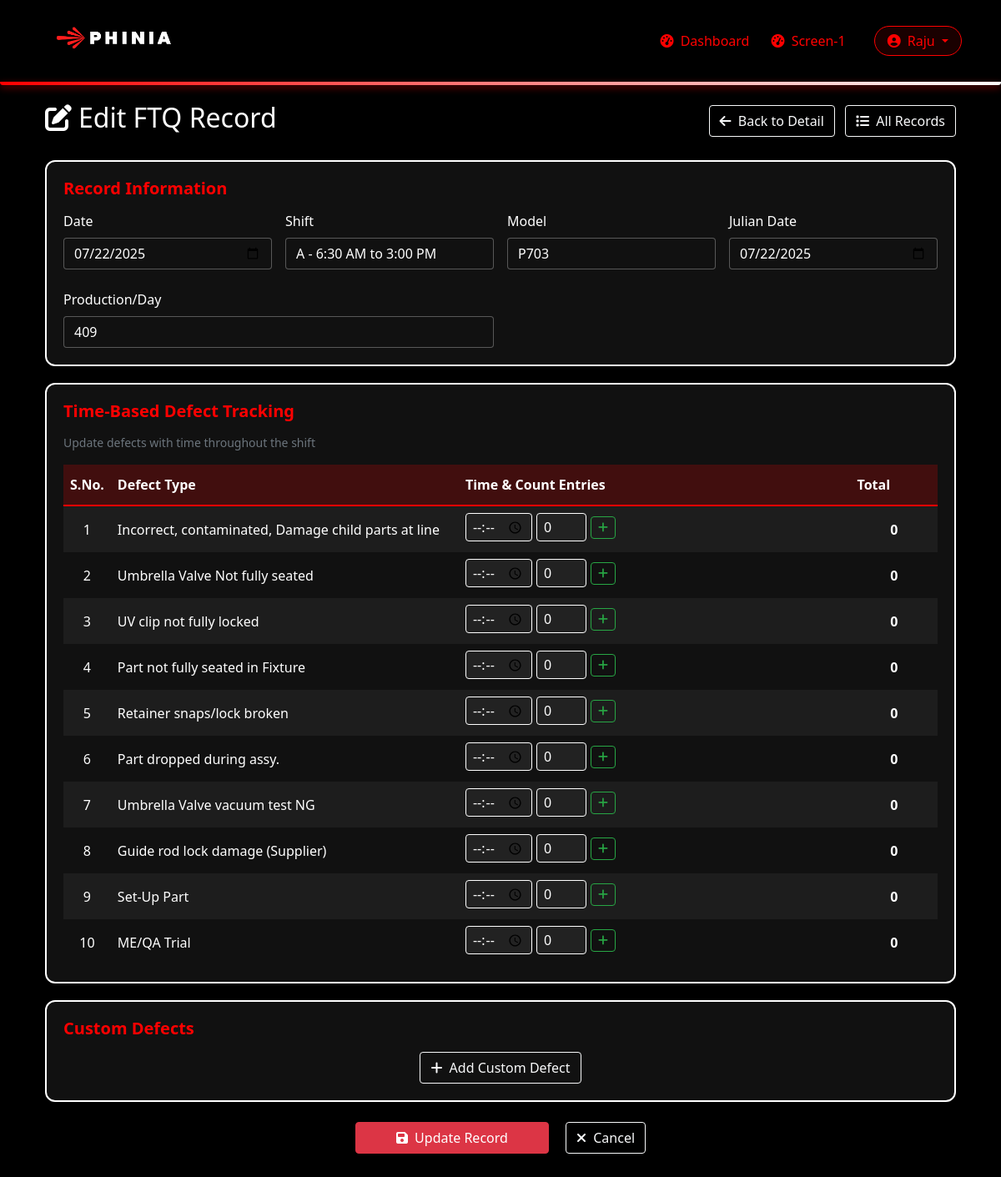
The page /ftq/16/edit/ (signed in) on the database its author committed.
### main/models.py (models this page shows, shortened)
class User(AbstractUser):
    USER_TYPES = (
        ('operator', 'Operator'),
        ('shift_supervisor', 'Shift Supervisor'),
        ('quality_supervisor', 'Quality Supervisor'),
    )
    company_id = models.CharField(max_length=100, blank=True, null=True)
    skill_matrix_level = models.CharField(max_length=200, blank=True, null=True)
    user_type = models.CharField(max_length=20, choices=USER_TYPES)

class FTQRecord(models.Model):
    MODEL_CHOICES = (
        ('P703', 'P703'),
        ('U704', 'U704'),
        ('FD', 'FD'),
        ('SA', 'SA'),
        ('Gnome', 'Gnome'),
    )
    SHIFTS = [
        ('S1', 'S1 - 6:30 AM to 6:30 PM'),
        ('A', 'A - 6:30 AM to 3:00 PM'),
        ('G', 'G - 8:30 AM to 5:00 PM'),
        ('B', 'B - 3:00 PM to 11:30 PM'),
        ('C', 'C - 11:30 PM to 6:30 AM'),
        ('S2', 'S2 - 6:30 PM to 6:30 AM'),
    ]
    verification_status = models.ForeignKey(
        'DailyVerificationStatus',
        on_delete=models.CASCADE,
        related_name='ftq_records',
        null=True,
        blank=True
    )
    date = models.DateField()
    shift_type = models.CharField(max_length=100, choices=SHIFTS, blank=True, null=True)
    model_name = models.CharField(max_length=10, choices=MODEL_CHOICES)
    julian_date = models.DateField(help_text="Date in Julian calendar")
    total_inspected = models.PositiveIntegerField(verbose_name="Production/day")
    created_by = models.ForeignKey(User, on_delete=models.CASCADE, related_name='created_ftq_records')
    verified_by = models.ForeignKey(
        User,
        on_delete=models.CASCADE,
        related_name='verified_ftq_records',
        null=True,
        blank=True,
        verbose_name="Supervisor"
    )
    production_per_shift = models.PositiveIntegerField(
        verbose_name="Production Data/Shift",
        blank=True,
        null=True
    )
    created_at = models.DateTimeField(auto_now_add=True)
    updated_at = models.DateTimeField(auto_now=True)
    class Meta:
        ordering = ['-date', '-created_at']

class DefectType(models.Model):
    name = models.CharField(max_length=100)
    operation_number = models.ForeignKey(
        OperationNumber,  # Reference the class defined above
        on_delete=models.CASCADE,
        related_name='defect_types'
    )
    category = models.ForeignKey(
        DefectCategory,  # Reference the class defined above
        on_delete=models.CASCADE,
        related_name='defect_types'
    )
    description = models.TextField(blank=True, null=True)
    is_critical = models.BooleanField(default=False)
    is_default = models.BooleanField(
        default=False,
        help_text="If true, this defect type will be shown by default"
    )
    order = models.PositiveIntegerField(
        default=0,
        help_text="Order in which to display this defect type"
    )
    class Meta:
        ordering = ['operation_number', 'order', 'name']

### main/views.py (the view, shortened to what this page needs)
# urls.py: path('ftq/<int:pk>/edit/', views.ftq_record_edit, name='ftq_record_edit'),
@login_required
def ftq_record_edit(request, pk):
    ftq_record = get_object_or_404(FTQRecord, pk=pk)
    if not (request.user.user_type in ['shift_supervisor', 'quality_supervisor'] or
            request.user.is_superuser or request.user == ftq_record.created_by):
        messages.error(request, 'You do not have permission to edit this record')
        return redirect('ftq_list')
    time_entries = TimeBasedDefectEntry.objects.filter(
        ftq_record=ftq_record
    ).select_related('defect_type', 'defect_type_custom').order_by('recorded_at')
    standard_defect_entries = {}
    custom_defect_entries = {}
    if request.method == 'POST':
        form = FTQRecordForm(request.POST, instance=ftq_record)
        if form.is_valid():
            try:
                with transaction.atomic():
                    ftq_record = form.save()
                    TimeBasedDefectEntry.objects.filter(ftq_record=ftq_record).delete()
                    CustomDefectType.objects.filter(ftq_record=ftq_record).delete()
                    operation = OperationNumber.objects.get(number='OP#35')
                    defect_data = {}
                    for key in request.POST:
                        if key.startswith('defect_time_'):
                            parts = key.split('_')
                            defect_id = parts[2]
                            time_index = parts[3]
                            time_value = request.POST.get(key)
                            count_key = f'defect_count_{defect_id}_{time_index}'
                            count_value = request.POST.get(count_key, 0)
                            if time_value and int(count_value) > 0:
                                if defect_id not in defect_data:
                                    defect_data[defect_id] = []
                                defect_data[defect_id].append({
                                    'time': time_value,
                                    'count': int(count_value)
                                })
                    for defect_id, entries in defect_data.items():
                        if defect_id.startswith('custom_'):
                            custom_name = request.POST.get(f'custom_defect_name_{defect_id}')
                            if custom_name:
                                custom_defect = CustomDefectType.objects.create(
                                    ftq_record=ftq_record,
                                    name=custom_name,
                                    operation_number=operation,
                                    added_by=request.user
                                )
                                for entry in entries:
                                    TimeBasedDefectEntry.objects.create(
                                        ftq_record=ftq_record,
                                        defect_type_custom=custom_defect,
                                        recorded_at=entry['time'],
                                        count=entry['count']
                                    )
                        else:
                            try:
                                defect_type = DefectType.objects.get(id=int(defect_id))
                                for entry in entries:
                                    TimeBasedDefectEntry.objects.create(
                                        ftq_record=ftq_record,
                                        defect_type=defect_type,
                                        recorded_at=entry['time'],
                                        count=entry['count']
                                    )
                            except DefectType.DoesNotExist:
                                continue
                    messages.success(request, 'FTQ record updated successfully with time-based defect tracking')
                    return redirect('ftq_record_detail', pk=ftq_record.pk)
            except Exception as e:
                messages.error(request, f'Error updating FTQ record: {str(e)}')
    else:
        form = FTQRecordForm(instance=ftq_record)
    try:
        operation = OperationNumber.objects.get(number='OP#35')
        default_defects_qs = DefectType.objects.filter(
            operation_number=operation,
            is_default=True
        ).order_by('order')[:10]
        default_defects = []
        for defect in default_defects_qs:
            entries = standard_defect_entries.get(defect.id, [])
            import json
            defect.entries_json = json.dumps(entries)
            default_defects.append(defect)
    except OperationNumber.DoesNotExist:
        default_defects = []
    existing_custom_defects = []
    return render(request, 'main/operations/ftq_record_edit.html', {
        'form': form,
        'default_defects': default_defects,
        'standard_defect_entries': standard_defect_entries,
        'custom_defect_entries': custom_defect_entries,
        'existing_custom_defects': existing_custom_defects,
        'ftq_record': ftq_record,
        'title': 'Edit FTQ Record'
    })

### main/templates/main/operations/ftq_record_edit.html (shortened to what this page needs)
{% extends "main/base.html" %}
{% load static %}
{% block content %}
<div class="container-fluid">
    <div class="d-flex justify-content-between align-items-center mb-4">
        <h2 class="text-white"><i class="fas fa-edit me-2"></i>Edit FTQ Record</h2>
        <div>
            <a href="{% url 'ftq_record_detail' pk=ftq_record.id %}" class="btn btn-outline-light">
                <i class="fas fa-arrow-left me-1"></i> Back to Detail
            </a>
            <a href="{% url 'ftq_list' %}" class="btn btn-outline-light ms-2">
                <i class="fas fa-list me-1"></i> All Records
            </a>
        </div>
    </div>
    <form method="post" id="ftqForm">
        <div class="form-card">
            <h5 class="card-title">Record Information</h5>
            <div class="row g-3">
                <div class="col-md-3">
                    <label class="form-label">Date</label>
                    {{ form.date }}
                </div>
                <div class="col-md-3">
                    <label class="form-label">Shift</label>
                    {{ form.shift_type }}
                </div>
                <div class="col-md-3">
                    <label class="form-label">Model</label>
                    {{ form.model_name }}
                </div>
                <div class="col-md-3">
                    <label class="form-label">Julian Date</label>
                    {{ form.julian_date }}
                </div>
            </div>
            <div class="row g-3 mt-2">
                <div class="col-md-6">
                    <label class="form-label">Production/Day</label>
                    {{ form.total_inspected }}
                </div>
            </div>
        </div>
        <div class="form-card">
            <h5 class="card-title">Time-Based Defect Tracking</h5>
            <p class="text-muted small">Update defects with time throughout the shift</p>
            <div class="table-responsive">
                <table class="defect-time-table">
                    <thead>
                        <tr>
                            <th width="5%">S.No.</th>
                            <th width="40%">Defect Type</th>
                            <th width="45%">Time & Count Entries</th>
                            <th width="10%">Total</th>
                        </tr>
                    </thead>
                    <tbody>
                        {% for defect in default_defects %}
                        <tr>
                            <td class="text-center">{{ forloop.counter }}</td>
                            <td>{{ defect.name }}</td>
                            <td>
                                <div id="time-entries-{{ defect.id }}" data-defect-id="{{ defect.id }}"
                                     data-entries='{{ defect.entries_json|safe }}'>
                                </div>
                            </td>
                            <td class="defect-total" id="total-{{ defect.id }}">0</td>
                        </tr>
                        {% endfor %}
                    </tbody>
                </table>
            </div>
        </div>
        <div class="form-card">
            <h5 class="card-title">Custom Defects</h5>
            <div class="text-center mt-3">
                <button type="button" class="btn btn-outline-light" onclick="addCustomDefect()">
                    <i class="fas fa-plus me-1"></i> Add Custom Defect
                </button>
            </div>
        </div>
        <div class="text-center mt-4 mb-5">
            <button type="submit" class="btn btn-danger px-5">
                <i class="fas fa-save me-1"></i> Update Record
            </button>
            <a href="{% url 'ftq_record_detail' pk=ftq_record.id %}" class="btn btn-outline-light ms-3">
                <i class="fas fa-times me-1"></i> Cancel
            </a>
        </div>
    </form>
</div>
{% endblock %}

### main/templates/main/base.html (shortened to what this page needs)
{% load static %}
<!DOCTYPE html>
<html lang="en">
<head>
    <link rel="stylesheet" href="{% static 'css/bootstrap.min.css' %}" />
    <link rel="stylesheet" href="{% static 'css/all.min1.css' %}" />
    <link rel="stylesheet" href="{% static 'css/all.min2.css' %}" />
    {% load static %}
</head>
<body>
    <nav class="navbar navbar-expand-lg navbar-dark">
        <div class="container navbar-container">
            <a class="navbar-brand" href="{% url 'dashboard' %}">
                <img src="{% static 'images/image2.png' %}" alt="Phinia Logo" height="68">
            </a>
            {% if user.is_authenticated %}
            <div class="collapse navbar-collapse justify-content-end" id="navbarNav">
                <ul class="navbar-nav align-items-center">
                    <li class="nav-item">
                        <a class="nav-link {% if request.resolver_match.url_name == 'dashboard' %}active{% endif %}"
                           href="{% url 'dashboard' %}">
                           <i class="fas fa-tachometer-alt me-1"></i> Dashboard
                        </a>
                    </li>
                    <li class="nav-item">
                        <a class="nav-link" href="{% url 'station_media_slider' station_id=1 %}">
                            <i class="fas fa-tachometer-alt me-1"></i> Screen-1
                        </a>
                    </li>
                    <li class="nav-item dropdown ms-3">
                        <a class="nav-link dropdown-toggle" href="#" id="userDropdown" role="button"
                           data-bs-toggle="dropdown" aria-expanded="false"
                           style="border: 1px solid #ff0000; border-radius: 20px; padding: 5px 15px; background: rgba(255,0,0,0.1);">
                            <i class="fas fa-user-circle me-1"></i> {{ user.username }}
                        </a>
                    </li>
                </ul>
            </div>
            {% endif %}
        </div>
    </nav>
    <div class="container mt-4">
        {% block content %}{% endblock %}
    </div>
</body>
</html>

### rows shown on the page
User: username "Raju"
FTQRecord: date "07/22/2025", shift_type "A - 6:30 AM to 3:00 PM", model_name "P703", julian_date "07/22/2025", total_inspected "409"
DefectType: name "Incorrect, contaminated, Damage child parts at line"
DefectType: name "Umbrella Valve Not fully seated"
DefectType: name "UV clip not fully locked"
DefectType: name "Part not fully seated in Fixture"
DefectType: name "Retainer snaps/lock broken"
DefectType: name "Part dropped during assy."
DefectType: name "Umbrella Valve vacuum test NG"
DefectType: name "Guide rod lock damage (Supplier)"
DefectType: name "Set-Up Part"
DefectType: name "ME/QA Trial"
